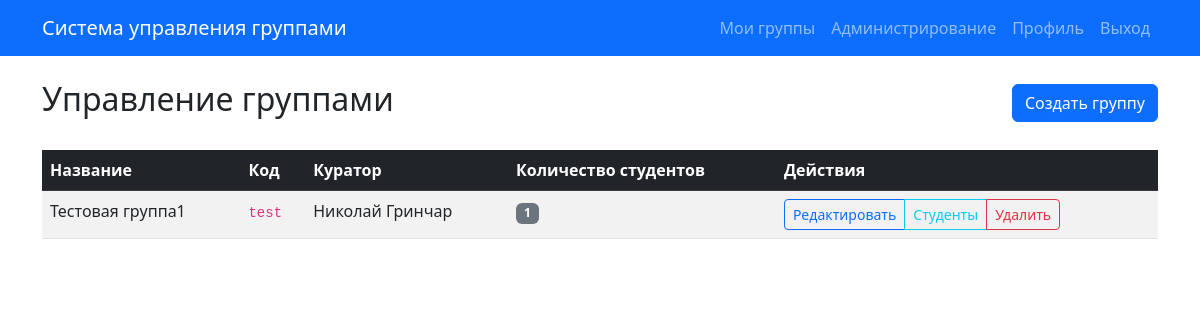
The page /groups/ (signed in) on the database its author committed.
### students/models.py (models this page shows, shortened)
class Group(models.Model):
    name = models.CharField(
        max_length=200,
        verbose_name='Название'
    )
    code = models.CharField(
        max_length=50,
        unique=True,
        verbose_name='Код'
    )
    curator = models.ForeignKey(
        settings.AUTH_USER_MODEL,
        on_delete=models.SET_NULL,
        null=True,
        blank=True,
        verbose_name='Куратор',
        related_name='curated_groups'
    )
    class Meta:
        verbose_name = 'Группа'
        verbose_name_plural = 'Группы'
        db_table = 'students_group'
        ordering = ['name']

### users/models.py (models this page shows, shortened)
class User(AbstractUser):
    first_name = models.CharField(
        max_length=150,
        verbose_name='Имя',
        blank=True
    )
    last_name = models.CharField(
        max_length=150,
        verbose_name='Фамилия',
        blank=True
    )
    middle_name = models.CharField(
        max_length=150,
        verbose_name='Отчество',
        blank=True,
        null=True
    )
    send_emails = models.BooleanField(
        default=False,
        verbose_name='Отправлять письма',
        help_text='Если включено, куратор будет получать пересылаемые письма от студентов своей группы'
    )
    class Meta:
        verbose_name = 'Пользователь'
        verbose_name_plural = 'Пользователи'
        db_table = 'users_user'

### students/views.py (the view)
# urls.py: path('groups/', views.GroupManagementView.as_view(), name='group_management'),
class GroupManagementView(LoginRequiredMixin, UserPassesTestMixin, ListView):
    model = Group
    template_name = 'students/group_management.html'
    context_object_name = 'groups'
    def test_func(self):
        return self.request.user.is_staff
    def get_queryset(self):
        return Group.objects.annotate(
            students_count=Count('students')
        ).select_related('curator').order_by('name')

### students/templates/students/group_management.html (shortened to what this page needs)
{% extends 'base.html' %}
{% block content %}
<div class="d-flex justify-content-between align-items-center mb-4">
    <h2>Управление группами</h2>
    <a href="{% url 'students:group_create' %}" class="btn btn-primary">
         Создать группу
    </a>
</div>
{% if groups %}
    <div class="table-responsive">
        <table class="table table-striped table-hover">
            <thead class="table-dark">
                <tr>
                    <th>Название</th>
                    <th>Код</th>
                    <th>Куратор</th>
                    <th>Количество студентов</th>
                    <th>Действия</th>
                </tr>
            </thead>
            <tbody>
                {% for group in groups %}
                    <tr>
                        <td>{{ group.name }}</td>
                        <td><code>{{ group.code }}</code></td>
                        <td>
                            {% if group.curator %}
                                {{ group.curator.get_full_name|default:group.curator.username }}
                            {% else %}
                                <span class="text-muted">Не назначен</span>
                            {% endif %}
                        </td>
                        <td>
                            <span class="badge bg-secondary">{{ group.students_count }}</span>
                        </td>
                        <td>
                            <div class="btn-group" role="group">
                                <a href="{% url 'students:group_edit' group.pk %}" class="btn btn-sm btn-outline-primary">
                                    Редактировать
                                </a>
                                <a href="{% url 'students:group_students' group.id %}" class="btn btn-sm btn-outline-info">
                                    Студенты
                                </a>
                                <button type="button" class="btn btn-sm btn-outline-danger"
                                        data-bs-toggle="modal"
                                        data-bs-target="#deleteModal{{ group.pk }}">
                                    Удалить
                                </button>
                            </div>
                        </td>
                    </tr>
                {% endfor %}
            </tbody>
        </table>
    </div>
{% else %}
    <div class="alert alert-info">
        <h5>Группы не найдены</h5>
        <p class="mb-0">В системе пока нет групп. Создайте первую группу, нажав на кнопку "Создать группу".</p>
    </div>
{% endif %}
{% endblock %}

### rows shown on the page
Group: name "Тестовая группа1", code "test", curator.get_full_name "Николай Гринчар", students_count "1"
